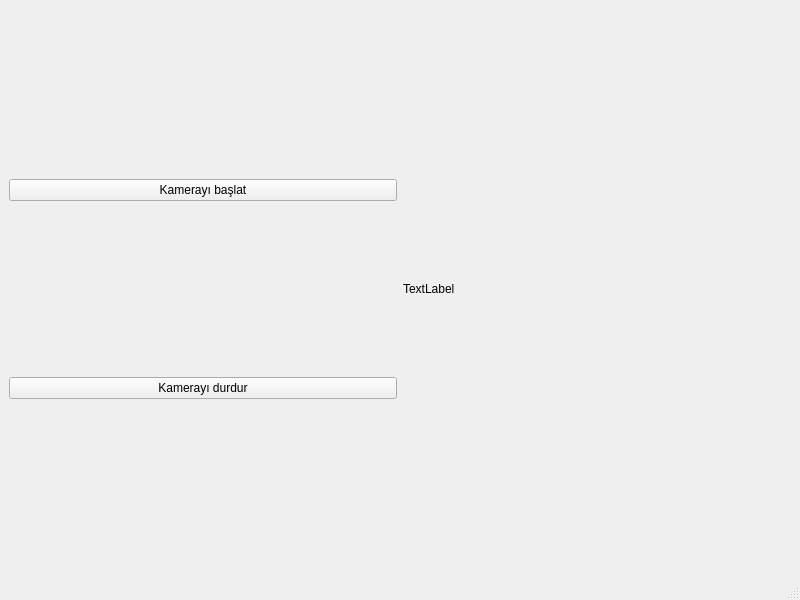
<?xml version="1.0" encoding="UTF-8"?>
<ui version="4.0">
 <class>MainWindow</class>
 <widget class="QMainWindow" name="MainWindow">
  <property name="geometry">
   <rect>
    <x>0</x>
    <y>0</y>
    <width>800</width>
    <height>600</height>
   </rect>
  </property>
  <property name="windowTitle">
   <string>MainWindow</string>
  </property>
  <widget class="QWidget" name="centralwidget">
   <layout class="QHBoxLayout" name="horizontalLayout">
    <item>
     <layout class="QVBoxLayout" name="verticalLayout">
      <item>
       <widget class="QPushButton" name="pushButton">
        <property name="text">
         <string>Kamerayı başlat</string>
        </property>
       </widget>
      </item>
      <item>
       <widget class="QPushButton" name="pushButton_2">
        <property name="text">
         <string>Kamerayı durdur</string>
        </property>
       </widget>
      </item>
     </layout>
    </item>
    <item>
     <widget class="QLabel" name="label_camera">
      <property name="text">
       <string>TextLabel</string>
      </property>
      <property name="scaledContents">
       <bool>true</bool>
      </property>
     </widget>
    </item>
   </layout>
  </widget>
  <widget class="QMenuBar" name="menubar">
   <property name="geometry">
    <rect>
     <x>0</x>
     <y>0</y>
     <width>800</width>
     <height>26</height>
    </rect>
   </property>
  </widget>
  <widget class="QStatusBar" name="statusbar"/>
 </widget>
 <resources/>
 <connections/>
</ui>
